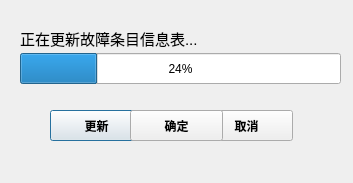
<?xml version="1.0" encoding="UTF-8"?>
<ui version="4.0">
 <class>UpdateDialog</class>
 <widget class="QDialog" name="UpdateDialog">
  <property name="geometry">
   <rect>
    <x>0</x>
    <y>0</y>
    <width>353</width>
    <height>183</height>
   </rect>
  </property>
  <property name="windowTitle">
   <string>故障条目更新</string>
  </property>
  <widget class="QPushButton" name="pushButton_update">
   <property name="geometry">
    <rect>
     <x>50</x>
     <y>110</y>
     <width>93</width>
     <height>31</height>
    </rect>
   </property>
   <property name="font">
    <font>
     <weight>75</weight>
     <bold>true</bold>
    </font>
   </property>
   <property name="text">
    <string>更新</string>
   </property>
  </widget>
  <widget class="QProgressBar" name="progressBar">
   <property name="geometry">
    <rect>
     <x>20</x>
     <y>53</y>
     <width>321</width>
     <height>31</height>
    </rect>
   </property>
   <property name="value">
    <number>24</number>
   </property>
  </widget>
  <widget class="QPushButton" name="pushButton_cancel">
   <property name="geometry">
    <rect>
     <x>200</x>
     <y>110</y>
     <width>93</width>
     <height>31</height>
    </rect>
   </property>
   <property name="font">
    <font>
     <weight>75</weight>
     <bold>true</bold>
    </font>
   </property>
   <property name="text">
    <string>取消</string>
   </property>
  </widget>
  <widget class="QLabel" name="label_info">
   <property name="geometry">
    <rect>
     <x>20</x>
     <y>23</y>
     <width>221</width>
     <height>31</height>
    </rect>
   </property>
   <property name="font">
    <font>
     <pointsize>11</pointsize>
    </font>
   </property>
   <property name="text">
    <string>正在更新故障条目信息表...</string>
   </property>
  </widget>
  <widget class="QPushButton" name="pushButton_OK">
   <property name="geometry">
    <rect>
     <x>130</x>
     <y>110</y>
     <width>93</width>
     <height>31</height>
    </rect>
   </property>
   <property name="font">
    <font>
     <weight>75</weight>
     <bold>true</bold>
    </font>
   </property>
   <property name="text">
    <string>确定</string>
   </property>
  </widget>
 </widget>
 <resources/>
 <connections/>
</ui>
